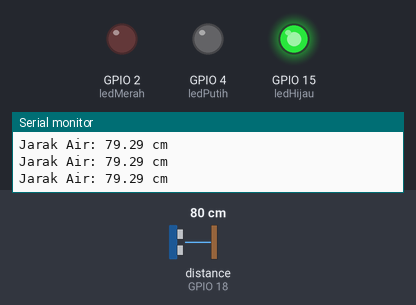
A sketch run on a simulated ESP32. Parts: output pins drawn as LEDs (lit = HIGH), the last lines printed to the serial monitor. Wiring (inferred from the names in the program): ultrasonic range finder: trigger GPIO 5; echo GPIO 18. Inputs (shaded band) come from the test bench; at power-on: distance to the obstacle (sensor on GPIO 18) 80 cm. The echo pulse lasts 58.3 µs per cm; WiFi joins after 1.5 s; servers stay silent unless stated; uploads are accepted with an empty reply; web services answer with replies made up by the test bench; pins used as bus, display or sensor lines are not drawn.

Above: at 3.9 s.
4.0 s: distance to the obstacle (sensor on GPIO 18) set to 12 cm
6.9 s: distance to the obstacle (sensor on GPIO 18) set to 9 cm
At 8.1 s:
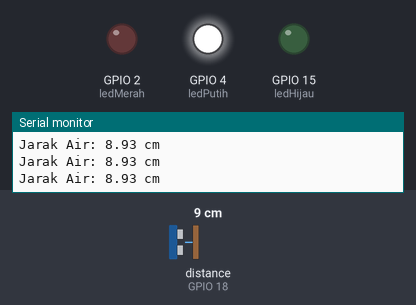
8.4 s: distance to the obstacle (sensor on GPIO 18) set to 18 cm
At 9.6 s:
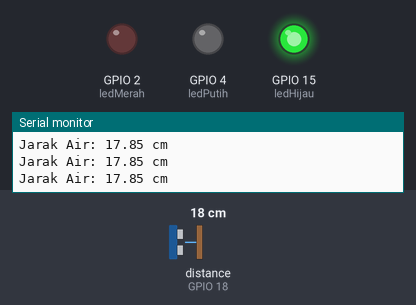
9.9 s: distance to the obstacle (sensor on GPIO 18) set to 2 cm
At 20.7 s:
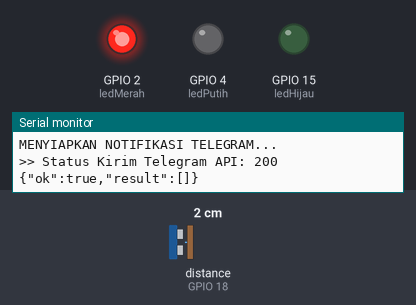
Timing chart, 0 to 21.8 s (numbered marks = the images above; inputs shaded):
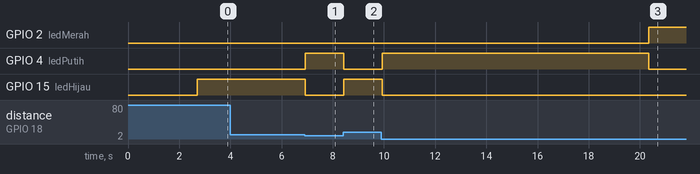

The sketch:

EWS_Drainase_IoT_Draft_ino.ino
```cpp
#include <WiFi.h>
#include <WiFiClientSecure.h>
#include <HTTPClient.h>

// ==========================================
// 1. PENGATURAN WIFI & IDENTITAS ALAT
// ==========================================
const char* ssid = "SilentNode";
const char* password = "F4thur2310!Net";

const char* device_id = "6";
const char* kecamatan_id = "7";

// ==========================================
// 2. PENGATURAN TELEGRAM
// ==========================================
String BOTtoken = "8925509982:AAFdV_dpynCI0v3H2DkiSXfRZhD3j5x0HaU";
String CHAT_ID = "-1003884844228";

// TARGET KAMAR (THREAD) TELEGRAM HANYA UNTUK BTP
int THREAD_ID_BTP = 3;

// ==========================================
// 3. PENGATURAN WEB FATHUR
// ==========================================
const char* serverName = "https://smart-drinase.vercel.app/api/handleEsp";

// ==========================================
// DEFINISI PIN SENSOR & LED
// ==========================================
const int trigPin = 5;
const int echoPin = 18;
const int ledMerah = 2;   // BAHAYA
const int ledPutih = 4;   // WASPADA
const int ledHijau = 15;  // AMAN

// Kita hanya butuh 1 jalur Secure karena sistemnya bergantian rapi
WiFiClientSecure clientSecure;

// VARIABEL TIMER & DEBOUNCING
unsigned long lastWebTime = 0;
unsigned long timerDelayWeb = 5000;

unsigned long dangerStartTime = 0;
bool isDangerConfirmed = false;
const unsigned long dangerThreshold = 10000; // Timer 10 Detik

// ==========================================
// FUNGSI KHUSUS KIRIM TELEGRAM (ANTI-GAGAL)
// ==========================================
void kirimTelegram(String pesan) {
  if(WiFi.status() == WL_CONNECTED) {
    HTTPClient http;
    String url = "https://api.telegram.org/bot" + BOTtoken + "/sendMessage";
    http.begin(clientSecure, url);
    http.addHeader("Content-Type", "application/json");

    // Format JSON API Resmi Telegram (Support Topik/Thread)
    String payload = "{\"chat_id\":\"" + CHAT_ID + "\", \"message_thread_id\":" + String(THREAD_ID_BTP) + ", \"text\":\"" + pesan + "\", \"parse_mode\":\"Markdown\"}";

    int httpResponseCode = http.POST(payload);
    Serial.print(">> Status Kirim Telegram API: ");
    Serial.println(httpResponseCode);

    // Jika ada error, Telegram akan memberi tahu alasannya di Serial Monitor
    if (httpResponseCode > 0) {
      Serial.println(http.getString());
    } else {
      Serial.println("Koneksi ke Telegram Terputus!");
    }
    http.end();
  }
}

void setup() {
  Serial.begin(115200);
  pinMode(trigPin, OUTPUT);
  pinMode(echoPin, INPUT);
  pinMode(ledMerah, OUTPUT);
  pinMode(ledPutih, OUTPUT);
  pinMode(ledHijau, OUTPUT);

  WiFi.mode(WIFI_STA);
  WiFi.disconnect();
  delay(1000);
  WiFi.begin(ssid, password);
  Serial.print("Menghubungkan WiFi");
  while (WiFi.status() != WL_CONNECTED) {
    delay(500);
    Serial.print(".");
  }
  Serial.println("\nWiFi Terhubung!");

  clientSecure.setInsecure(); // Wajib untuk SSL Telegram & Vercel

  // Mengirim pesan tes awal
  String pesanAktif = "✅ *Sistem EWS CAREBA Siaga BTP Aktif!*\nSensor mulai memantau parit 24/7...";
  kirimTelegram(pesanAktif);
}

void loop() {
  // --- BACA JARAK SENSOR ---
  digitalWrite(trigPin, LOW);
  delayMicroseconds(2);
  digitalWrite(trigPin, HIGH);
  delayMicroseconds(10);
  digitalWrite(trigPin, LOW);

  long duration = pulseIn(echoPin, HIGH);
  float distance = duration * 0.034 / 2;

  Serial.print("Jarak Air: ");
  Serial.print(distance);
  Serial.println(" cm");

  // --- LOGIKA CERDAS: LEVEL AIR (1 KALI NOTIFIKASI) ---
  if (distance < 6) {
    if (dangerStartTime == 0) {
      dangerStartTime = millis();
    }

    if (millis() - dangerStartTime >= dangerThreshold) {
      digitalWrite(ledMerah, HIGH);
      digitalWrite(ledPutih, LOW);
      digitalWrite(ledHijau, LOW);

      if (!isDangerConfirmed) {
        Serial.println("MENYIAPKAN NOTIFIKASI TELEGRAM...");

        float tinggiAir = 15.0 - distance;

        String pesanBahaya = "🚨 *PERINGATAN DARURAT (Node 01 - BTP)* 🚨\n\n";
        pesanBahaya += "Kondisi air drainase meluap dan mencapai level *BAHAYA!*\n\n";
        pesanBahaya += "📊 *Data Sensor Real-time:*\n";
        pesanBahaya += "🌊 Ketinggian Genangan: *" + String(tinggiAir, 1) + " cm*\n";
        pesanBahaya += "📏 Sisa Ruang ke Parit: *" + String(distance, 1) + " cm*\n\n";
        pesanBahaya += "Warga disekitar BTP harap segera siaga dan amankan barang!";

        // Eksekusi fungsi kirim
        kirimTelegram(pesanBahaya);

        isDangerConfirmed = true;
      }
    } else {
      digitalWrite(ledMerah, LOW);
      digitalWrite(ledPutih, HIGH);
      digitalWrite(ledHijau, LOW);
    }
  }
  else {
    dangerStartTime = 0;
    isDangerConfirmed = false;

    if (distance >= 6 && distance <= 10) {
      digitalWrite(ledMerah, LOW);
      digitalWrite(ledPutih, HIGH);
      digitalWrite(ledHijau, LOW);
    }
    else {
      digitalWrite(ledMerah, LOW);
      digitalWrite(ledPutih, LOW);
      digitalWrite(ledHijau, HIGH);
    }
  }

  // --- KIRIM DATA KE WEB FATHUR ---
  if ((millis() - lastWebTime) > timerDelayWeb) {
    if(WiFi.status() == WL_CONNECTED) {
      HTTPClient http;
      http.begin(clientSecure, serverName);
      http.addHeader("Content-Type", "application/json");

      String jsonPayload = "{\"device_id\":\"" + String(device_id) + "\", \"kecamatan_id\":\"" + String(kecamatan_id) + "\", \"waterLevel\":" + String(distance) + "}";

      int httpResponseCode = http.POST(jsonPayload);

      Serial.print("Kirim Web Fathur | Response code: ");
      Serial.println(httpResponseCode);

      http.end();
    }
    lastWebTime = millis();
  }

  delay(500);
}
```

Measured:
- the behaviour switches between 11 and 10 cm on distance to the obstacle (sensor on GPIO 18) (found by bisection; images 0 and 1)
- after the input at 6.9 s, GPIO 4 (ledPutih): LOW → HIGH at once; GPIO 15 (ledHijau): HIGH → LOW at once
- after the input at 8.4 s, GPIO 4 (ledPutih): HIGH → LOW at once; GPIO 15 (ledHijau): LOW → HIGH at once
- after the input at 9.9 s, GPIO 2 (ledMerah): LOW → HIGH after 10.5 s; GPIO 4 (ledPutih): LOW → HIGH at once, → LOW 10.4 s later; GPIO 15 (ledHijau): HIGH → LOW at once
